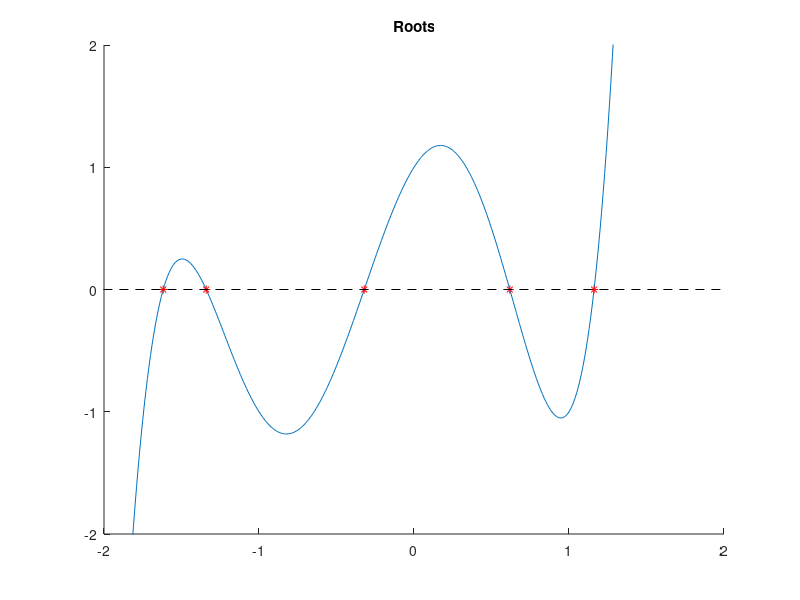
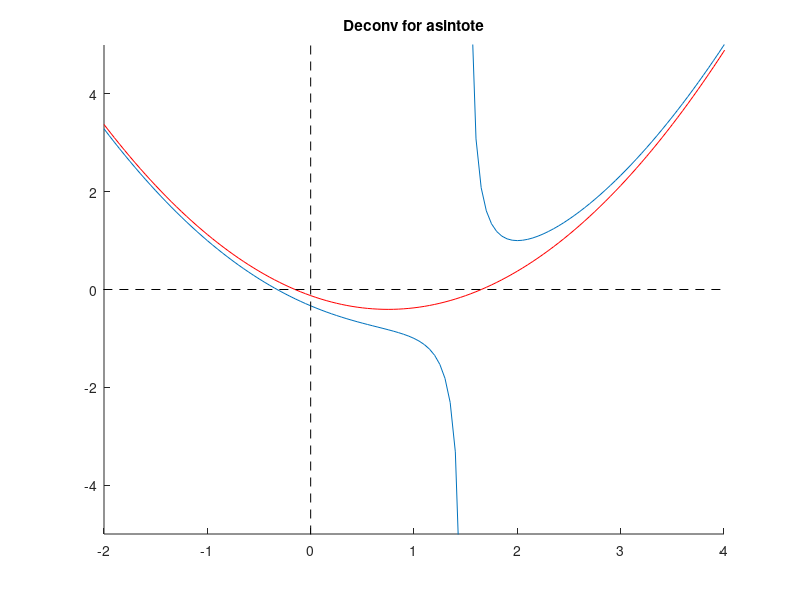
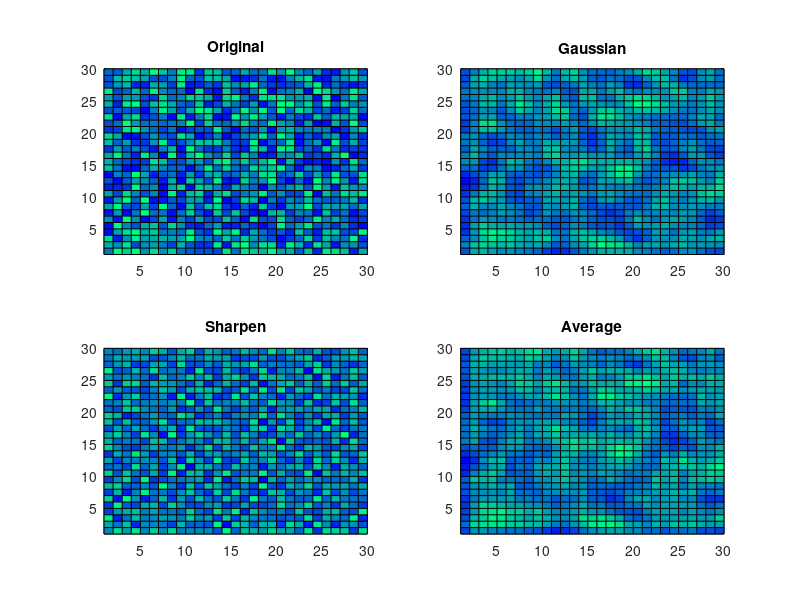

The MATLAB source for these figures, in order: (Note: this script raises an error after producing the figures.)
% Polynomials

p = [1, -2, 2];
N = length(p) - 1;
x = 1;
val = dot(x .^ (N:-1:0), p)


p = rand(10, 1) * 10;
x = 1;
y = polyval(p, x)

ym = polyvalm(p, rand(2, 2))

p = [2, 3, -4, -5, 2, 1];
roots_ = roots([2, 3, -4, -5, 2, 1])

figure(1);
hold on;
plot(-2:0.01:2, polyval(p, -2:0.01:2));
plot(roots_, polyval(p, roots_), "*r");
plot([-5, 5], [0, 0], "--k");
title("Roots");
axis([-2, 2, -2, 2]);
hold off;
print("IMG/27_Polynomials/01_roots.png");


conv_ = conv([1, 1], [1, -1])

num = [1, -3, 2, 1];
den = [2, -3];
f = @(x) polyval(num, x) ./ polyval(den, x);

deconv_ = deconv(num, den)
x = -2:0.05:7;
figure(2);
hold on;
plot(x , f(x));
plot(x, polyval(deconv_, x), "r");
plot([-3, 5], [0, 0], "--k");
plot([0, 0], [-6, 6], "--k");
axis([-2, 4, -5, 5]);
title("Deconv for asintote");
print("IMG/27_Polynomials/02_polydiv.png");

a = rand(30, 30);
b = [1, 2, 1;
    2, 4, 2;
    1, 2, 1] ./ 16;
a_new = conv2(a, b, "same");
a_new = conv2(a_new, b, "same");
a_blurred = conv2(a, b, "same");

b = [0, -1, 0;
    -1, 5, -1;
    0, -1, 0];
a_center = conv2(a, b, "same");

a_avg = conv2(a, ones(3, 3) ./ 9, "same");

figure(3, 'Position', [0 0 1000 1000]);
colormap winter;
subplot(2, 2, 1);
pcolor(a);
title("Original");
subplot(2, 2, 2);
pcolor(a_blurred);
title("Gaussian");
subplot(2, 2, 3);
pcolor(a_center);
title("Sharpen");
subplot(2, 2, 4);
pcolor(a_avg);
title("Average");
print("IMG/27_Polynomials/03_conv2.png");

pkg load image;

a = imread("IMG/27_Polynomials/img.jpg");
a = imresize(a, [70, 105]);
a = rgb2gray(a);
size(a)
b = [1, 2, 1;
    2, 4, 2;
    1, 2, 1] ./ 16;
a_new = conv2(a, b, "same");
a_new = conv2(a_new, b, "same");
a_blurred = conv2(a, b, "same");
a_blurred = uint8(a_blurred / max(a_blurred(:)) * 255);

b = [0, -1, 0;
    -1, 5, -1;
    0, -1, 0];
a_center = conv2(a, b, "same");
a_center = uint8(a_center / max(a_center(:)) * 255);

b = [-1, -2, -1;
    0, 0, 0;
    1, 2, 1];
a_edge = conv2(a, b, "same");
b = [-1, 0, 1;
    -2, 0, 2;
    -1, 0, 1];
a_edge += conv2(a, b, "same");
a_edge = uint8(a_edge / max(a_edge(:)) * 255);

figure(4, 'Position', [0 0 800 600]);
subplot(2, 2, 1);
imshow(a);
title("Original");
subplot(2, 2, 2);
imshow(a_blurred);
title("Gaussian");
subplot(2, 2, 3);
imshow(a_center);
title("Sharpen");
subplot(2, 2, 4);
imshow(a_edge);
title("Edge");
print("IMG/27_Polynomials/04_conv2_img.png");


pgcd = polygcd([1 0 -1], [1 1])


p = [1, 0, 1];
integral = polyint(p)
deriv = polyder(p)

x = rand(50, 1) * 8 - 4;
y = (x + 3) .* (x + 1) .* x .* (x - 2) .* (x - 4) + randn(50, 1) * 4;
y = y / 10;

figure(5);
hold on;
plot(x, y, "*");
for n = 1:4
    p = polyfit(x, y, n);
    xi = -5 : 0.1 : 5;
    yi = polyval(p, xi);
    plot(xi, yi, "--");
endfor
p = polyfit(x, y, 5);
xi = -5 : 0.1 : 5;
yi = polyval(p, xi);
plot(xi, yi, "r");
legend("Data", "1", "2", "3", "4", "5");
axis([-5, 5, -10, 10]);
title("Ployfit");
hold off;
print("IMG/27_Polynomials/05_polyfit.png");


x = [-2, -1, 1, 2];
p = [0, 1, 0;
    1, -2, 1;
    0, -1, 1];
pp = mkpp(x, p);
xi = linspace(-2, 2, 50);
yi = ppval(pp, xi);
figure(6);
plot(xi, yi);
title("Mkpp");
print("IMG/27_Polynomials/06_mkpp.png");


charac_poly = poly(rand(5, 5))

poly_out = polyout([-2, 1, 3, 0, 1], "x")

polyred = polyreduce([0, 0, 2, 1])